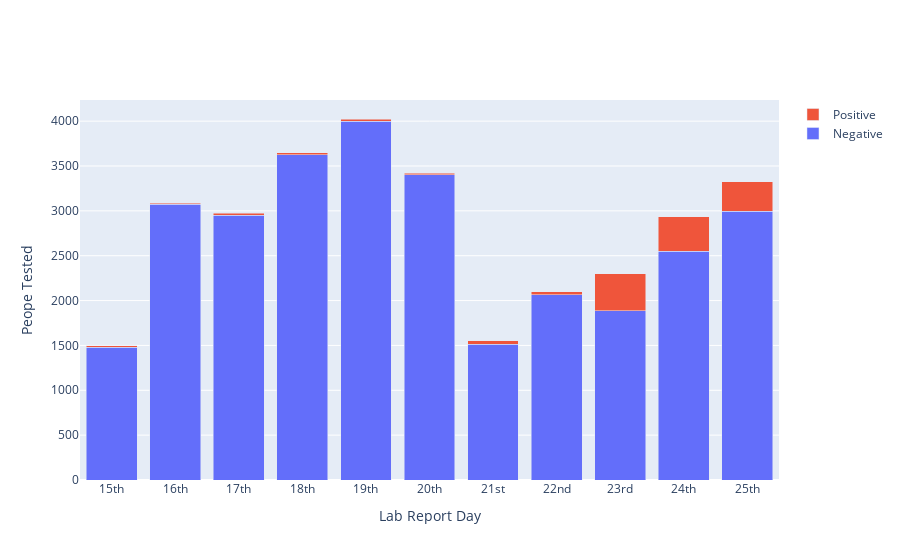

Notebook source saved alongside this figure:
### Code cell
fig = go.Figure(data=[
    go.Bar(name='Negative', x=dates[2:], y=negative[2:]),
    go.Bar(name='Positive', x=dates[2:], y=positive[2:])
])
# Change the bar mode
fig.update_layout(barmode='stack')
fig.update_layout(
                   xaxis_title='Lab Report Day',
                   yaxis_title='Peope Tested')
fig.show()
with open('../plotly/tested.json', 'w') as f:
    f.write(fig.to_json())

### Figure 1 — Plotly figure (JSON) as saved in the notebook; plotly's stock layout.template omitted (floating-point values rounded to 4 significant figures)
{"data": [{"name": "Negative", "type": "bar", "x": ["15th", "16th", "17th", "18th", "19th", "20th", "21st", "22nd", "23rd", "24th", "25th"], "y": [1480, 3073, 2949, 3627, 3997, 3400, 1512, 2063, 1888, 2548, 2998]}, {"name": "Positive", "type": "bar", "x": ["15th", "16th", "17th", "18th", "19th", "20th", "21st", "22nd", "23rd", "24th", "25th"], "y": [15, 12, 23, 20, 27, 18, 42, 38, 409, 385, 326]}], "layout": {"barmode": "stack", "xaxis": {"title": {"text": "Lab Report Day"}}, "yaxis": {"title": {"text": "Peope Tested"}}}}
